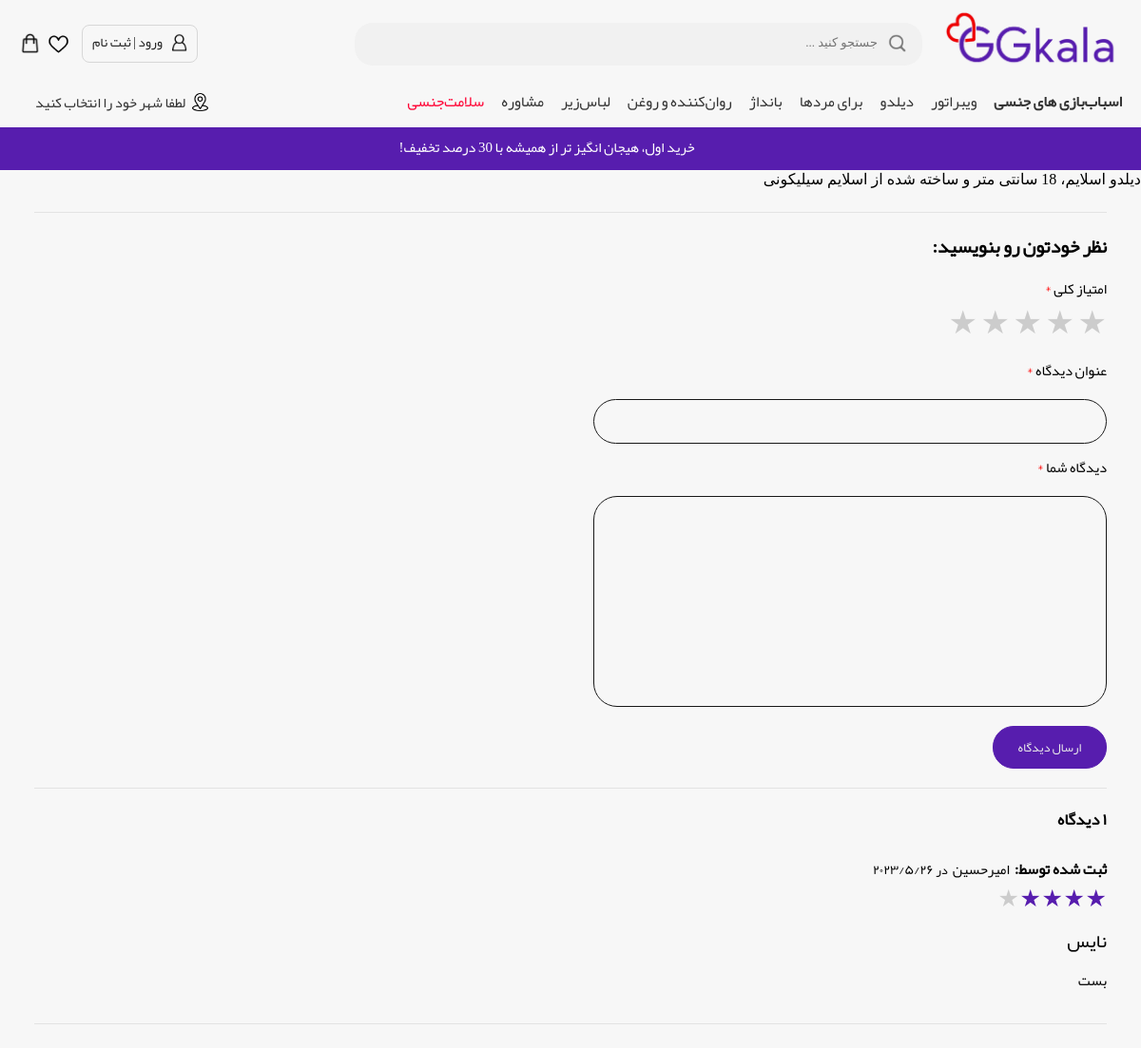
The app's page /products/dildo-slime/ with its own data.
### Products/models.py (models this page shows, shortened)
class SexToys(models.Model):
    INVENTORY = (("available", "موجود"),
                 ("unavailable", "ناموجود"))
    PUBLISHD = (("published", "منتشر شده"),
                ("unpublished", "پیش نویس"),
                ("pending", "درحال بررسی"),
                ("returned", "برگشت داده شده"),)
    publisher = models.ForeignKey(User, null=True, on_delete=models.SET_NULL, related_name="publisher_Products", verbose_name="اضافه کننده")
    title = models.TextField(max_length=65, verbose_name="عنوان")
    photo = models.ImageField(upload_to="products_imagecs", verbose_name="تصویر")
    price = models.IntegerField(verbose_name="قیمت")
    off = models.IntegerField(default=0, blank=True, verbose_name='درصد تخفیف')
    color = models.ManyToManyField(Color, verbose_name="رنگ")
    category = models.ManyToManyField(Category, related_name="sexy_toys_related_name", verbose_name="کتگوری")
    brand = models.CharField(max_length=30, blank=True, verbose_name="برند")
    size = models.CharField(max_length=30, verbose_name="سایز")
    about = models.TextField(verbose_name="توضیحات")
    slug = models.SlugField(unique=True, verbose_name="اسلاگ")
    inventory = models.CharField(max_length=15, choices=INVENTORY, default="Available", verbose_name="موجود")
    publish = models.CharField(max_length=15, choices=PUBLISHD, default="unpublished", verbose_name="وضعیت انتشار")
    created = models.DateTimeField(auto_now_add=True)
    update = models.DateTimeField(auto_now=True)
    hits = models.ManyToManyField(ViewCounter, blank=True, related_name='hits_related')
    review = models.ManyToManyField(ReviewModel, blank=True, related_name='review_related')
    real = models.IntegerField(blank=True, default=0)
    object = MyManager()
    reason_for_return = models.TextField(verbose_name="دلیل قبول نشدن محصول", blank=True, help_text='اگر قرار است محصول را رد کنید، چند خطی در مورد دلیل آن بنویسید')
    class Meta:
        ordering = ("-created",)

### review/models.py (models this page shows, shortened)
class ReviewModel(models.Model):
    user = models.ForeignKey(User, models.CASCADE)
    product_slug = models.SlugField(blank=True, null=True)
    comment_title = models.CharField(max_length=50, verbose_name="عنوان")
    comment_body = models.TextField(max_length=500, verbose_name="دیدگاه")
    rate = models.IntegerField(default=0, blank=True, verbose_name="امتیاز")
    created_at = models.DateTimeField(auto_now_add=True)
    class Meta:
        ordering = ("-created_at",)
    def created_short(self):
        return date_format(self.created_at, format='SHORT_DATE_FORMAT')

### account/models.py (models this page shows, shortened)
class User(AbstractUser):
    email = models.EmailField(unique=True, verbose_name='آدرس ایمیل')
    special_user = models.DateTimeField(blank=True, default=timezone.now, verbose_name='کاربر ویژه')
    def is_special_user(self):
        if self.special_user > timezone.now():
            return True
        else:
            return False
    is_special_user.boolean = True
    class Meta:
        ordering = ['-date_joined']

### Products/views.py (the view)
# urls.py: path('<slug:slugname>/', views.detail, name='detail'),
def detail(request, slugname):
    mod = get_object_or_404(SexToys.object.return_published_product(), slug=slugname)
    ip = request.user.ip_address
    if ip not in mod.hits.all():
        mod.hits.add(ip)
    if request.method == "POST":
        form = ReviewForms(request.POST)
        if form.is_valid():
            user = request.user
            clean_data = form.cleaned_data
            rating = request.POST.get('rate')
            prod_id = request.POST.get('product-id')
            product = SexToys.object.get(id=prod_id).slug
            r = ReviewModel.objects.create(user=user, product_slug=product, comment_title=clean_data['comment_title'], comment_body=clean_data['comment_body'], rate=rating)
            mod.review.add(r)
            return redirect('Products:detail', product)
    else:
        form = ReviewForms()
    return render(request, 'Products/detail_page.html', context={'object': mod, 'form': form})

### review/forms.py
class ReviewForms(forms.Form):
    comment_title = forms.CharField(max_length=50)
    comment_body = forms.CharField(max_length=500)

### Home/templatetags/main_tags.py (called while the page is built)
@register.simple_tag
def fa_number(number):
    farsi_num = {
        '0': '۰', '1': '۱', '2': '۲', '3': '۳', '4': '۴', '5': '۵', '6': '۶', '7': '۷', '8': '۸', '9': '۹',
    }
    for a, b in farsi_num.items():
        number = str(number).replace(a, b)
    return number

### Products/models.py (called while the page is built)
    def return_published_product(self):
        return self.filter(publish="published")

### Products/templatetags/ratings.py (called while the page is built)
@register.inclusion_tag("Products/temtag/ratings-templatetags.html")
def ratings_show(objects):
    return {
        "object": objects.rate
    }

### Products/templates/Products/detail_page.html (shortened to what this page needs)
{% extends  'GGkala/base.html' %}
{% block body %}
    <div>{{ object.title }}</div>
    {% include 'Products/review-template.html' %}
{% endblock %}

### Products/templates/Products/review-template.html (shortened to what this page needs)
{% load humanize %}
{% load ratings %}
{% load main_tags %}
{% load static %}
{% load widget_tweaks %}
<div class="review-margin">
    <div class="review-holder">
        <div class="add-review-holder">
            <div class="add-review-text">
                نظر خودتون رو بنویسید:
            </div>
            <form action="" method="post" class="form-holder" novalidate>{% csrf_token %}
                <div>
                    <div class="review-text">
                        امتیاز کلی <span style="color:#ff0000;">*</span>
                    </div>
                    <div class="rate">
                        <label for="star5" title="text">5 stars</label>
                        <label for="star4" title="text">4 stars</label>
                        <label for="star3" title="text">3 stars</label>
                        <label for="star2" title="text">2 stars</label>
                        <label for="star1" title="text">1 star</label>
                    </div>
                </div>
                <div class="review-text">
                    عنوان دیدگاه <span style="color:#ff0000;">*</span>
                </div>
                <div class="title-review">
                    <label>
                        {{ form.comment_title | add_class:'y-input' }}
                    </label>
                </div>
                <div class="review-text">
                    دیدگاه شما <span style="color:#ff0000;">*</span>
                </div>
                <div class="title-review">
                    <label>
                        {{ form.comment_body | add_class:'u-input' }}
                    </label>
                </div>
                <input type="submit" class="submit-button fotn-yekan" value="ارسال دیدگاه">
            </form>
        </div>
        <div class="show-review">
            <div class="show-review-holder">
                <div class="count-review-and-filter">
                    {% fa_number object.review.count %} دیدگاه
                </div>
                {% for SexToy in object.review.all %}
                    <div class="review-body-holder">
                        <div class="score-name-data">
                            <div class="name-holder">
                                <div class="review-by">
                                    ثبت شده توسط:
                                </div>
                                <div class="review-name">
                                    {% if SexToy.user.first_name %}
                                        {{ SexToy.user.first_name }}
                                    {% else %}
                                        {{ SexToy.user.username }}
                                    {% endif %}
                                </div>
                                <div class="review-data">
                                    <span class="fotn-yekan p-r-5"> در </span>
                                    {% fa_number SexToy.created_short %}
                                </div>
                            </div>
                            <div class="star-holder">
                                {% ratings_show SexToy %}
                            </div>
                        </div>
                        <div class="title-text">
                            {{ SexToy.comment_title }}
                        </div>
                        <div class="title-body">
                            <div class="titles">
                                {{ SexToy.comment_body }}
                            </div>
                        </div>
                    </div>
                {% endfor %}
            </div>
        </div>
    </div>
</div>

### Products/templates/Products/temtag/ratings-templatetags.html
<div class="me-rate">
    <label {% if object == 1 %} class="me-rate-active" {% endif %} title="text">1 star</label>
    <label {% if object == 2 %} class="me-rate-active" {% endif %} title="text">2 stars</label>
    <label {% if object == 3 %} class="me-rate-active" {% endif %} title="text">3 stars</label>
    <label {% if object == 4 %} class="me-rate-active" {% endif %} title="text">4 stars</label>
    <label {% if object == 5 %} class="me-rate-active" {% endif %} title="text">5 stars</label>
</div>

### static/GGkala/css/header.css (style rules this page uses)
* { background-color: #f7f7f7; padding: 0; margin: 0; direction: rtl; }
body { overflow: auto; }

### static/review/css/review-style.css (style rules this page uses)
.review-margin { border-top: 1px solid #e3e3e3; width: 94%; margin: 25px auto; }
.review-holder { display: flex; padding-top: 15px; flex-direction: column; }
.add-review-holder { display: flex; flex-direction: column; }
.show-review-holder { display: flex; flex-direction: column; }
.form-holder { display: flex; flex-direction: column; }
.add-review-text { font-size: 20px; font-family: "Yekan", serif; font-weight: bold; }
.review-text { padding-top: 10px; font-size: 15px; font-family: "Yekan", serif; }
.title-review { padding-top: 15px; }
.fotn-yekan { font-family: Yekan, serif; font-size: 13px; }
.y-input { width: 45%; height: 45px; border: 1px #181818 solid; border-radius: 25px; padding: 0 15px; outline: none; }
.u-input { width: 45%; height: 190px; border: 1px #181818 solid; border-radius: 25px; padding: 15px 15px; outline: none; }
.submit-button { cursor: pointer; margin-top: 20px; width: 120px; height: 45px; border-radius: 22px; outline: none; border: 1px solid #571dae; background-color: #571dae; color: #eaeaea; transition: .5s; }
.show-review { border-top: 1px solid #e3e3e3; width: 100%; margin-top: 20px; }
.count-review-and-filter { padding-top: 15px; font-size: 17px; font-weight: bold; font-family: Yekan, serif; }
.review-body-holder { padding: 20px 0 30px 0; display: flex; flex-direction: column; border-bottom: 1px solid #e3e3e3; }
.score-name-data { display: flex; flex-direction: column; }
.name-holder { display: flex; align-items: center; }
.review-by { font-size: 16px; font-weight: bold; font-family: Yekan, serif; }
.review-name { font-size: 15px; font-family: Yekan, serif; padding-right: 5px; }
.review-data { font-size: 14px; font-family: Yekan; }
.rate { float: right; height: 46px; }
.rate:not(:checked) > label { float: left; width: 1em; overflow: hidden; white-space: nowrap; cursor: pointer; font-size: 34px; color: #ccc; }
.rate:not(:checked) > label:before { content: '★ '; }
.me-rate > label { float: right; width: 23px; overflow: hidden; white-space: nowrap; font-size: 25px; color: #571dae; }
.me-rate > label:before { content: '★ '; }
.me-rate-active ~ label { color: #ccc; }
.p-r-5 { padding-right: 5px; }
.title-text { padding-top: 10px; font-family: Yekan; font-size: 20px; }
.title-body { padding-top: 7px; font-family: Yekan; font-size: 15px; }

### records on screen
SexToys: title "دیلدو اسلایم، 18 سانتی متر و ساخته شده از اسلایم سیلیکونی", id "۱"
ReviewModel: user.first_name "امیرحسین", created_at "۲۰۲۳/۵/۲۶", comment_title "نایس", comment_body "بست"
